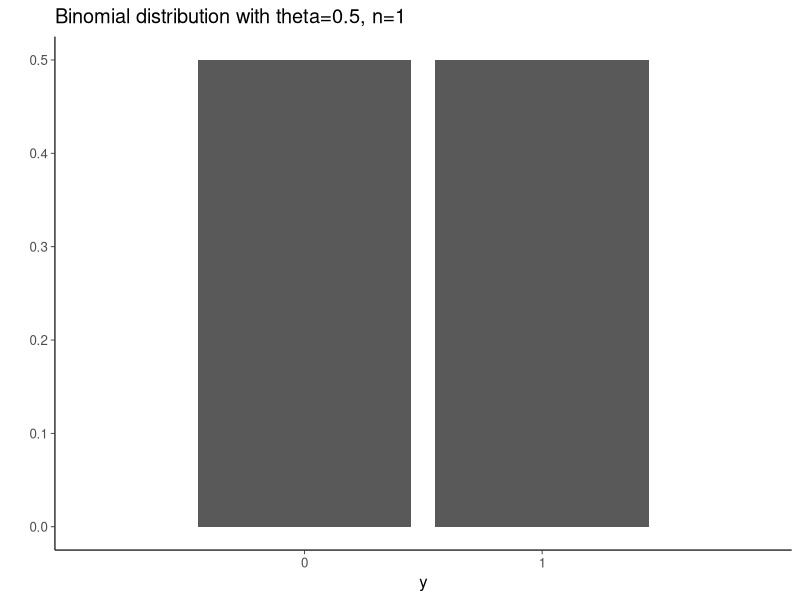
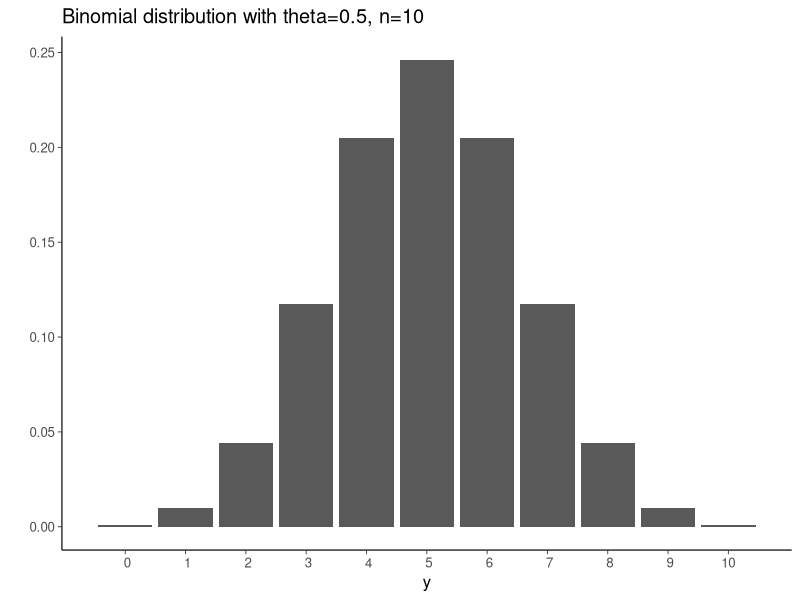
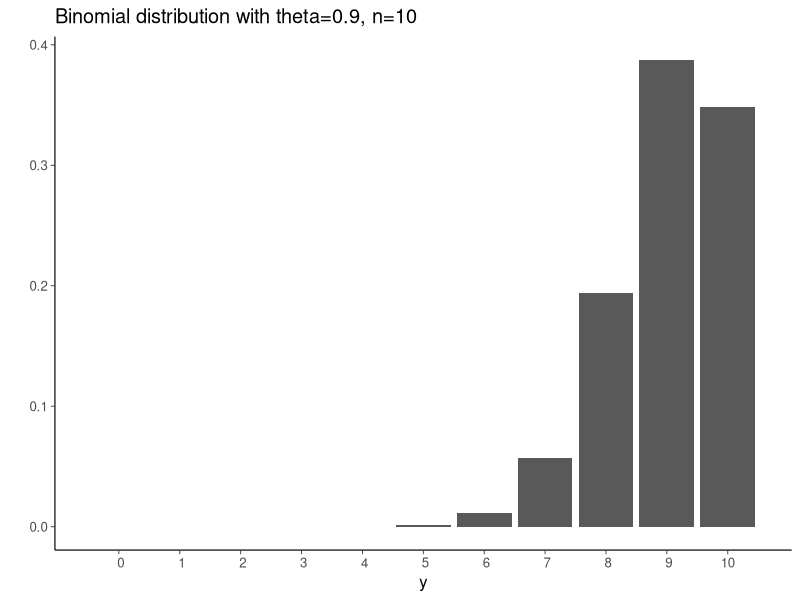
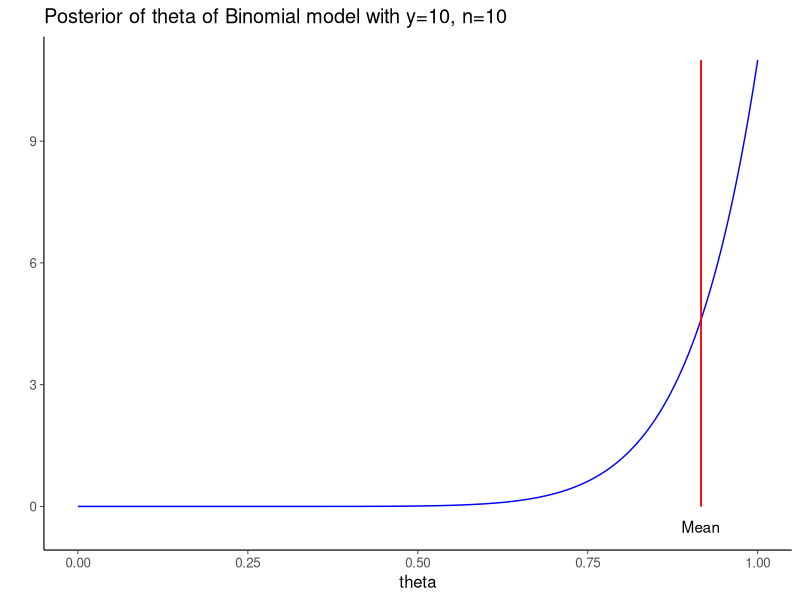
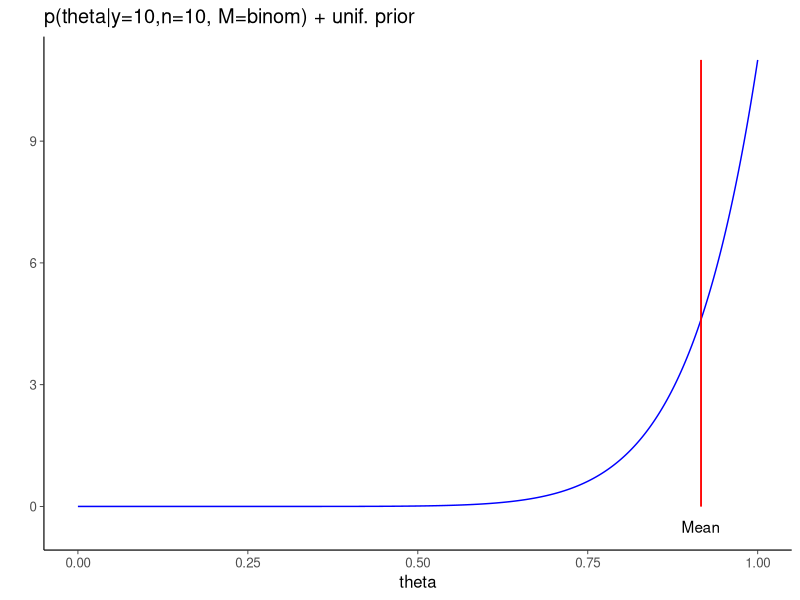
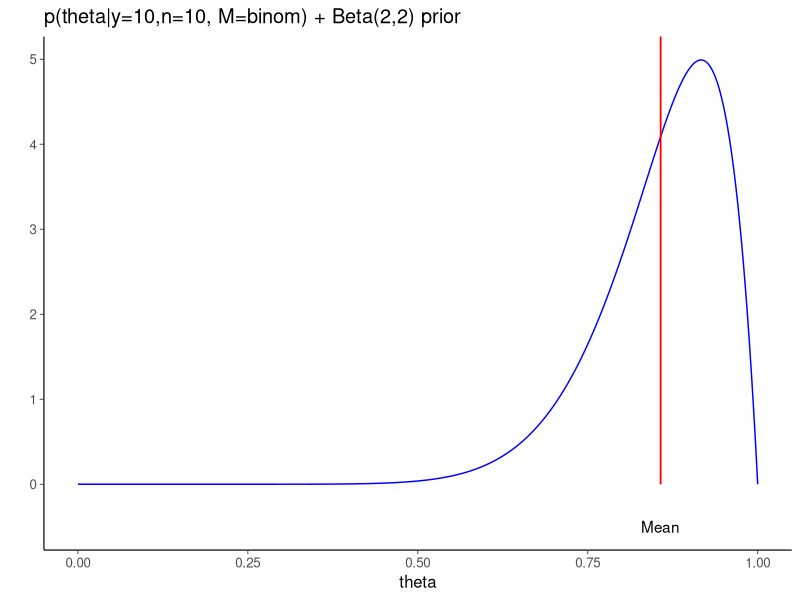
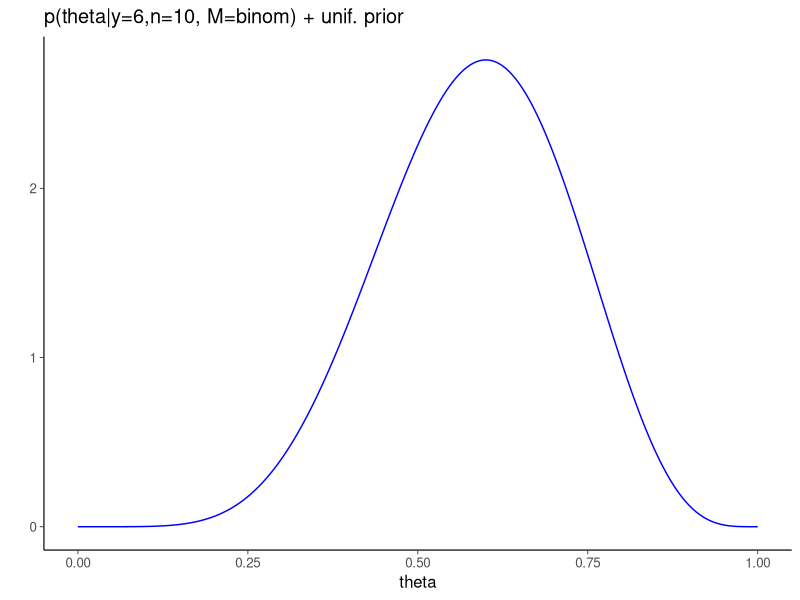
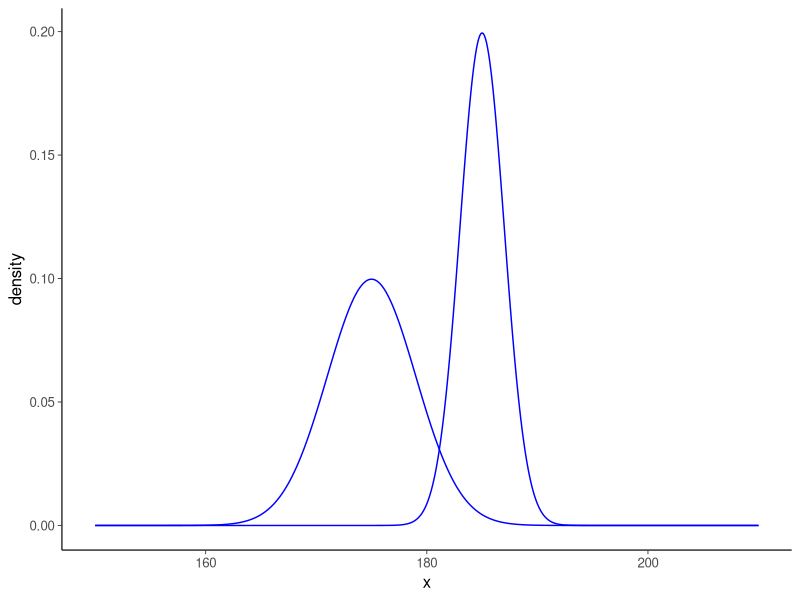

These charts were generated, in order, by the following R code:
#' ---
#' title: "Bayesian data analysis - some figs for slides_ch2"
#' author: "Aki Vehtari"
#' date: "`r format(Sys.Date())`"
#' ---

#' load packages
library(tidyverse)
library(purrr)
library(ggplot2)
theme_set(bayesplot::theme_default(base_family = "sans"))

#' # Binomial model, Beta posterior
#' 

#' Binomial distribution with theta=0.5, n=1
ggplot(data.frame(x=0:1, y=dbinom(0:1, 1, 0.5)), aes(x=x, y=y)) +
    geom_col() +
    scale_x_discrete(breaks=0:1, limits=0:1) +
    labs(x="y", y="", title="Binomial distribution with theta=0.5, n=1")

#' Binomial distribution with theta=0.5, n=10
ggplot(data.frame(x=0:10, y=dbinom(0:10, 10, 0.5)), aes(x=x, y=y)) +
    geom_col() +
    scale_x_discrete(breaks=0:10, limits=0:10) +
    labs(x="y", y="", title="Binomial distribution with theta=0.5, n=10")

#' Binomial distribution with theta=0.9, n=10
ggplot(data.frame(x=0:10, y=dbinom(0:10, 10, 0.9)), aes(x=x, y=y)) +
    geom_col() +
    scale_x_discrete(breaks=0:10, limits=0:10) +
    labs(x="y", y="", title="Binomial distribution with theta=0.9, n=10")

#' Posterior of theta of Binomial model with y=10, n=10
ggplot(data = data.frame(x = c(0, 1)), aes(x)) +
    stat_function(fun = dbeta, n = 601, args = list(shape1 = 11, shape2 = 1),
                  color = "blue") +
    geom_segment(x=11/12, xend=11/12, y=0, yend=11, color="red") +
    annotate(geom ="text", x=11/12, y=-0.5, label="Mean")  +
    labs(x="theta", y="",
         title="Posterior of theta of Binomial model with y=10, n=10")

#' Posterior of theta of Binomial model with y=10, n=10
ggplot(data = data.frame(x = c(0, 1)), aes(x)) +
    stat_function(fun = dbeta, n = 601, args = list(shape1 = 11, shape2 = 1),
                  color = "blue") +
    geom_segment(x=11/12, xend=11/12, y=0, yend=11, color="red") +
    annotate(geom ="text", x=11/12, y=-0.5, label="Mean")  +
    labs(x="theta", y="", title="p(theta|y=10,n=10, M=binom) + unif. prior")

#' Posterior of theta of Binomial model with y=10, n=10 + Beta(2,2) prior
ggplot(data = data.frame(x = c(0, 1)), aes(x)) +
    stat_function(fun = dbeta, n = 601, args = list(shape1 = 12, shape2 = 2),
                  color = "blue") +
    geom_segment(x=12/14, xend=12/14, y=0, yend=11, color="red") +
    annotate(geom ="text", x=12/14, y=-0.5, label="Mean")  +
    labs(x="theta", y="", title="p(theta|y=10,n=10, M=binom) + Beta(2,2) prior")

#' Posterior of theta of Binomial model with y=6, n=10 + unif prior
ggplot(data = data.frame(x = c(0, 1)), aes(x)) +
    stat_function(fun = dbeta, n = 601, args = list(shape1 = 7, shape2 = 5),
                  color = "blue") +
    labs(x="theta", y="", title="p(theta|y=6,n=10, M=binom) + unif. prior")


#' # Gaussian model with known variance, Gaussian posterior
#' 

#' fake data
tb <- tibble(id = c(1, 2), height_mu=c(175, 185), height_sd=c(4, 2))

#' population mean and standard deviation for male height in Finland
popmu=181;
popsd=6;

#' posterior functions
postsd <- function (priorsd, obssd) { sqrt(1/(1/priorsd^2+1/obssd^2)) }
postmu <- function (priormu, priorsd, obsmu, obssd) {
    (priormu/priorsd^2 + obsmu/obssd^2)/(1/priorsd^2+1/obssd^2) }

#' base for plots
pbase <- ggplot(data = data.frame(x = c(155, 205)), aes(x)) +
    labs(y="", x="Height in cm")

#' Plot fake guesses
guessdf <- pmap_df(tb, ~ data_frame(x = seq(150, 210, length.out = 601), id=..1,
                                   density = dnorm(x, ..2, ..3)))
pguess <- ggplot(guessdf, aes(group = id, x = x, y = density)) + 
    geom_line(linetype=1, color="blue")
pguess

#' Plot fake guesses + prior
pguess + 
    stat_function(fun = dnorm, n = 101, args = list(mean = popmu, sd = popsd),
                  color = "red")

#' Compute posterior mu and sd
tb <- mutate(tb,
             height_pmu = postmu(popmu, popsd, height_mu, height_sd),
             height_psd = postsd(popsd, height_sd)
             )

#' Compute posterior densities
postdf <- pmap_df(tb, ~ data_frame(x = seq(150, 210, length.out = 601), id=..1,
                                   density = dnorm(x, ..4, ..5)))

#' Plot posterior densities
ppost <- ggplot(guessdf, aes(group = id, x = x, y = density)) + 
    geom_line(linetype=1, color="blue") + 
    geom_line(data = postdf, linetype=1, color="violet") +
    stat_function(fun = dnorm, n = 101, args = list(mean = popmu, sd = popsd),
                  color = "red")
ppost
